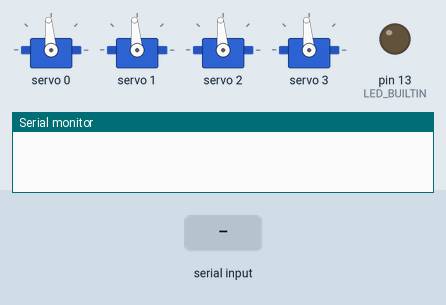
A sketch run on a simulated Arduino Uno, built with avr-gcc and run on an emulated ATmega328P. Shown: 4 × servo, output pins drawn as LEDs (lit = HIGH), the last lines printed to the serial monitor. The test bench sets the inputs (shaded band).

Above: at 2.1 s.
2.2 s: "90,45,200,10\n" received over Serial
At 3.6 s:
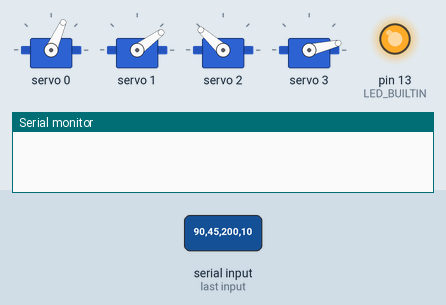
4.0 s: "yaw:90\n" received over Serial
At 5.4 s:
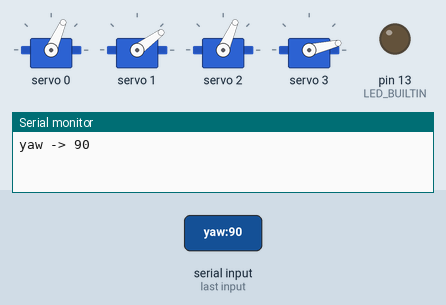
5.8 s: "30,150,10,200\n" received over Serial
At 7.4 s:
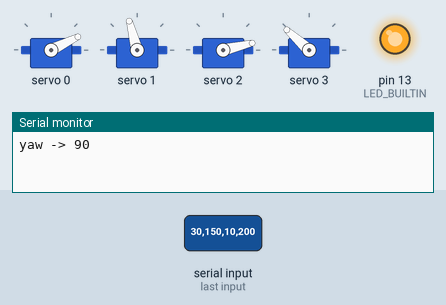
7.7 s: "yaw:90\n" received over Serial
At 8.9 s:
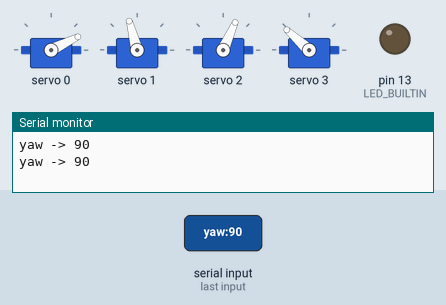
9.4 s: "90,45,200,10\n" received over Serial
At 9.55 s:
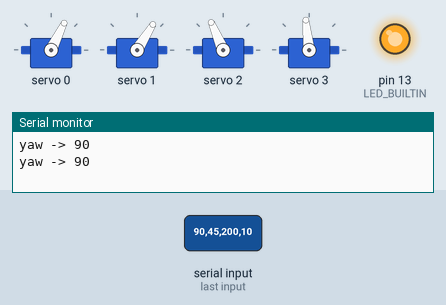
11.3 s: "30,150,10,200\n" received over Serial
At 12.8 s:
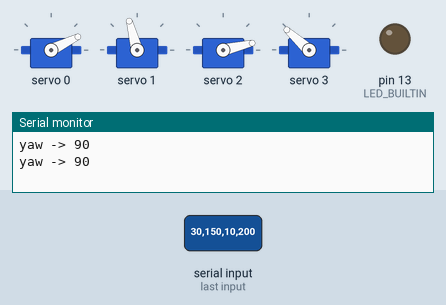
Timing chart, 0 to 14.2 s (numbered marks = the images above; inputs shaded):
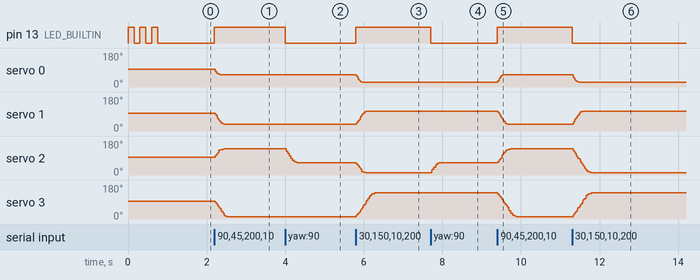

The sketch:

robot_arm_270.ino
```cpp
/*
  Boxing Robot Arm - Motion Mirror (270-DEGREE SERVO VARIANT)
  Elegoo Uno R3 + PCA9685 + 4x DS3218/Miuzei 270-degree servos
  (Pan/Tilt/Yaw shoulder + Elbow)

  Separate sketch from robot_arm.ino on purpose - the original MG996R
  (180-degree) servos are being kept as a fallback in case the 270-degree
  swap and/or the still-printing upper arm part aren't ready in time, so
  the proven 180-degree firmware stays completely untouched. This is the
  only file that changed; everything else (robot_arm.ino, the Python
  scripts) is unaware this sketch exists until it's actually chosen.

  Receives one line of ASCII over serial:
      "pan,tilt,yaw,elbow\n"

  Each value is an angle in degrees (0-270 - see ANGLE_MAX below). The
  Arduino smoothly steps the real servo position toward the target instead
  of snapping to it, so motion looks natural instead of jerky.
*/

#include <Wire.h>
#include <Adafruit_PWMServoDriver.h>
#include <string.h>
#include <stdlib.h>

Adafruit_PWMServoDriver pwm = Adafruit_PWMServoDriver();

// ==================== TUNABLE SETTINGS ====================

#define SERVOMIN      150   // pulse length count for 0 degrees
#define SERVOMAX      600   // pulse length count for ANGLE_MAX degrees (270 - see below)
// SERVOMIN/SERVOMAX themselves are UNCHANGED from the old 180-degree
// MG996R setup (~610-2441us pulse range at PWM_FREQ=60Hz) - most 270-
// degree servos (including the new DS3218/Miuzei ones) are designed to
// use that same standard pulse range and just pack more degrees into it,
// so this is a reasonable starting assumption, but it hasn't been
// physically verified yet. Command 0, 135, and 270 on each channel once
// mounted and confirm the servo actually reaches its true mechanical
// extremes without straining/binding - if it stops short or overshoots,
// these two values (not ANGLE_MAX) are what need adjusting.
#define PWM_FREQ      60    // Hz, standard for analog servos

#define PAN_CHANNEL   0     // horizontal sweep - jab (forward/back) + hook (side)
#define TILT_CHANNEL  1     // vertical raise - uppercut
#define YAW_CHANNEL   2     // shoulder rotation - swings the elbow's hinge plane for hooks
#define ELBOW_CHANNEL 3     // elbow flex

#define BAUD_RATE     115200  // must match BAUD_RATE in track.py - unchanged from robot_arm.ino

#define STEP_SIZE     2     // degrees per smoothing step for ORDINARY moves (small target changes)
#define STEP_DELAY_MS 20    // ms between smoothing steps
#define FAST_STEP_SIZE      9   // degrees per step once FAST_JUMP_THRESHOLD is exceeded
#define FAST_JUMP_THRESHOLD 15  // degrees remaining - at/above this, use FAST_STEP_SIZE instead
// STEP_SIZE/FAST_STEP_SIZE/STEP_DELAY_MS/FAST_JUMP_THRESHOLD copied as-is
// from robot_arm.ino's tuned values (see that file's full tuning history
// if needed) - these are angular speed/deadband concepts, independent of
// the servo's total degree range, so there's no reason to assume they need
// to change just because ANGLE_MAX did. Re-tune here separately if the new
// servos feel different (different torque/speed characteristics) - don't
// assume robot_arm.ino's history still applies exactly.

#define ANGLE_MIN     0
#define ANGLE_MAX     270   // the whole reason this is a separate sketch from
                            // robot_arm.ino (180) - see file header. Real
                            // mechanical range caveats this project has
                            // already hit on the OLD hardware (YAW_SAFE_FLOOR
                            // in track.py, the pan/roll coupling, tilt's old
                            // fold-over point) all need re-verifying on the
                            // new servos/mount, not assumed to still apply
                            // at the same angle values.

// =============================================================

// Startup/reset default: dead center of the 0-270 range (135) on every
// channel - gives the most equal mechanical travel in both directions once
// horns are attached at this position, and there's no old-hardware-tuned
// per-channel default that means anything on the new servos/mount yet.
int currentPan   = 135;
int currentTilt  = 135;
int currentYaw   = 135;
int currentElbow = 135;
int targetPan    = 135;
int targetTilt   = 135;
int targetYaw    = 135;
int targetElbow  = 135;

unsigned long lastStepTime = 0;

void setup() {
  pinMode(LED_BUILTIN, OUTPUT);

  Serial.begin(BAUD_RATE);

  pwm.begin();
  pwm.setPWMFreq(PWM_FREQ);

  // Move to a safe, centered starting position.
  moveServo(PAN_CHANNEL, currentPan);
  moveServo(TILT_CHANNEL, currentTilt);
  moveServo(YAW_CHANNEL, currentYaw);
  moveServo(ELBOW_CHANNEL, currentElbow);

  // Boot confirmation: 3 blinks means setup() finished (pwm.begin() didn't
  // hang on I2C). Uses the LED, not Serial, so it's safe at any send rate.
  for (uint8_t i = 0; i < 3; i++) {
    digitalWrite(LED_BUILTIN, HIGH);
    delay(150);
    digitalWrite(LED_BUILTIN, LOW);
    delay(150);
  }
}

void loop() {
  readSerial();

  if (millis() - lastStepTime >= STEP_DELAY_MS) {
    lastStepTime = millis();
    stepToward(currentPan, targetPan, PAN_CHANNEL);
    stepToward(currentTilt, targetTilt, TILT_CHANNEL);
    stepToward(currentYaw, targetYaw, YAW_CHANNEL);
    stepToward(currentElbow, targetElbow, ELBOW_CHANNEL);
  }
}

// Reads whatever bytes are currently waiting, one loop() pass at a time,
// and never blocks. A blocking read (e.g. Serial.readStringUntil) would
// stall the smoothing loop below and cause the arm to freeze/stutter
// while data backs up - this drains only what's already in the buffer.
//
// Uses a fixed-size char buffer instead of the Arduino String class on
// purpose: String grows/shrinks the heap on every character, and on an
// Uno's 2KB of RAM that fragments the heap after running for a while,
// silently hanging serial parsing (works at first, then just stops).
#define SERIAL_BUF_SIZE 32
char serialBuf[SERIAL_BUF_SIZE];
uint8_t serialBufLen = 0;

void readSerial() {
  while (Serial.available()) {
    char c = Serial.read();
    if (c == '\n') {
      serialBuf[serialBufLen] = '\0';
      parseLine(serialBuf);
      serialBufLen = 0;
    } else if (c != '\r') {
      if (serialBufLen < SERIAL_BUF_SIZE - 1) {
        serialBuf[serialBufLen++] = c;
      } else {
        serialBufLen = 0; // line too long/garbled - drop it and resync
      }
    }
  }
}

// Parses "pan,tilt,yaw,elbow" (all 4 targets at once, what track.py sends),
// a single named jog command "name:value" e.g. "yaw:90" (moves just that
// one channel), or the bare word "print" (dumps the current actual angle of
// all 4 channels, comma-separated - after jogging channels one at a time to
// hand-build a pose, this is how you read back the full "pan,tilt,yaw,elbow"
// combination to record as calibration ground truth).
void parseLine(char *line) {
  if (strcmp(line, "print") == 0) {
    Serial.print(currentPan);
    Serial.print(',');
    Serial.print(currentTilt);
    Serial.print(',');
    Serial.print(currentYaw);
    Serial.print(',');
    Serial.println(currentElbow);
    return;
  }

  char *colon = strchr(line, ':');
  if (colon != NULL) {
    *colon = '\0';
    char *name = line;
    int value = constrain(atoi(colon + 1), ANGLE_MIN, ANGLE_MAX);

    if (strcmp(name, "pan") == 0) {
      targetPan = value;
    } else if (strcmp(name, "tilt") == 0) {
      targetTilt = value;
    } else if (strcmp(name, "yaw") == 0) {
      targetYaw = value;
    } else if (strcmp(name, "elbow") == 0) {
      targetElbow = value;
    } else {
      Serial.print("unrecognized channel: ");
      Serial.println(name);
      return;
    }

    // Echo back what was actually parsed - jog commands used to be silent,
    // which made it impossible to tell "command worked, servo is moving"
    // apart from "nothing arrived / arrived garbled" (e.g. a baud rate
    // mismatch between this sketch and whatever's sending). Cheap at
    // human-typing speed; the frequent auto-sent "pan,tilt,yaw,elbow" path
    // below deliberately does NOT get this same treatment, since printing
    // on every ~25/sec tracking update would flood the monitor.
    Serial.print(name);
    Serial.print(" -> ");
    Serial.println(value);

    digitalWrite(LED_BUILTIN, !digitalRead(LED_BUILTIN));
    return;
  }

  char *panStr = strtok(line, ",");
  char *tiltStr = strtok(NULL, ",");
  char *yawStr = strtok(NULL, ",");
  char *elbowStr = strtok(NULL, ",");
  if (panStr == NULL || tiltStr == NULL || yawStr == NULL || elbowStr == NULL) {
    return; // malformed line, ignore
  }

  targetPan   = constrain(atoi(panStr), ANGLE_MIN, ANGLE_MAX);
  targetTilt  = constrain(atoi(tiltStr), ANGLE_MIN, ANGLE_MAX);
  targetYaw   = constrain(atoi(yawStr), ANGLE_MIN, ANGLE_MAX);
  targetElbow = constrain(atoi(elbowStr), ANGLE_MIN, ANGLE_MAX);

  // Toggle the LED every time a valid command is parsed - safe at any
  // send rate (unlike Serial.println, which caused the earlier hang).
  digitalWrite(LED_BUILTIN, !digitalRead(LED_BUILTIN));
}

// Moves 'current' one STEP_SIZE closer to 'target' and writes the result
// to the given PCA9685 channel.
void stepToward(int &current, int target, uint8_t channel) {
  if (current == target) return;

  int remaining = abs(target - current);
  int stepSize = (remaining >= FAST_JUMP_THRESHOLD) ? FAST_STEP_SIZE : STEP_SIZE;

  if (remaining <= stepSize) {
    current = target;
  } else if (target > current) {
    current += stepSize;
  } else {
    current -= stepSize;
  }

  moveServo(channel, current);
}

void moveServo(uint8_t channel, int angleDeg) {
  angleDeg = constrain(angleDeg, ANGLE_MIN, ANGLE_MAX);
  int pulse = map(angleDeg, ANGLE_MIN, ANGLE_MAX, SERVOMIN, SERVOMAX);
  pwm.setPWM(channel, 0, pulse);
}
```

Measured:
- after the input at 2.2 s, pin 13 (LED_BUILTIN): LOW → HIGH at once; servo 0: 95° → 66° at once; servo 1: moves from 95° to 36° over 0.22 s, starting at once; servo 2: moves from 95° to 138° over 0.22 s, starting at once; servo 3: moves from 95° to 13° over 0.30 s, starting at once
- after the input at 4.0 s, pin 13 (LED_BUILTIN): HIGH → LOW at once; servo 2: moves from 138° to 66° over 0.28 s, starting at once
- after the input at 5.8 s, pin 13 (LED_BUILTIN): LOW → HIGH at once; servo 0: 66° → 26° at once; servo 1: moves from 36° to 105° over 0.26 s, starting at once; servo 2: moves from 66° to 13° over 0.24 s, starting at once; servo 3: moves from 13° to 138° over 0.48 s, starting at once
- after the input at 7.7 s, pin 13 (LED_BUILTIN): HIGH → LOW at once; servo 2: 13° → 66° at once
- after the input at 9.4 s, pin 13 (LED_BUILTIN): LOW → HIGH at once; servo 0: 26° → 66° at once; servo 1: moves from 105° to 36° over 0.26 s, starting at once; servo 2: moves from 66° to 138° over 0.34 s, starting at once; servo 3: moves from 138° to 13° over 0.48 s, starting at once
- after the input at 11.3 s, pin 13 (LED_BUILTIN): HIGH → LOW at once; servo 0: 66° → 26° at once; servo 1: moves from 36° to 105° over 0.24 s, starting at once; servo 2: moves from 138° to 13° over 0.46 s, starting at once; servo 3: moves from 13° to 138° over 0.46 s, starting at once
